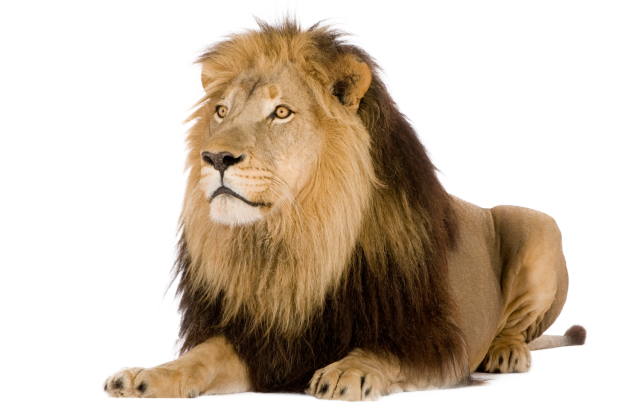
#> input picture Examples/lion.png, 640 x 419 px
$ jupyter execute --allow-errors Fast-Fourier-Transforms.ipynb   (shell and % lines are left out)
#> lines starting #> are read from the running program, lines starting #| are printed output that depends on the picture
# Fast Fourier Transforms (FFT)

In this set of exercises, we are going to go through several examples of how to use FFTs for "practical" applications.

Table of Contents
1. [Introduction]()
   1. [Additional resources]()
   1. [Real Life Applications ]()
1. [Technical details for the FFT algorithms and functions that we are going to use]()
   1. [Import libraries]()
   1. [Basic examples of fftpack usage]()
1. [Hands on applications of FFT]()
   1. [Simple sine wave function]()
   1. [Noisy sine function]()
   1. [Two dimensional Fourier Transform]()
1. [Examples using wav files]()
   1. [Importing and manipulating WAV files]()
1. [Digital Image Processing: Making an image blurry using FFT]()

## Introduction

As discussed in the lecture, the FFT is a discrete Fourier transform algorithm that samples a signal over a period of time and divides it into its frequency components.

Somewhat separately, Fourier analysis converts a dignal from its orginal domain into a frequency domain representation. FFT rapidly computes the transformation by factoring the descrete Fourier matrix into a product of sparse factors.

### Additional resources
* [Youtube video](https://www.youtube.com/watch?v=Qm84XIoTy0s) that goes into a lot of great detail and example
* [An Interactive Guide To The Fourier Transform](https://betterexplained.com/articles/an-interactive-guide-to-the-fourier-transform/): this is a great website that breaks down what the Fourier transform is and how it is used

### Real Life Applications
*Where is the Fourier Transform used in the real world?*
* sound wave analysis
* image data analysis
* digital image processing
* computer -assisted image processing
* Edge detection
    (when you take a picture and you want to outline a person or something and transfer it to another image)

## Technical details for the FFT algorithms and functions that we are going to use

Rather than write our own "full" FFT (we already wrote a basic version in the [Fourier Transforms and Analysis](https://github.com/UChicagoPhysics/PHYS250/blob/master/Examples/Fourier-Transforms-Analysis.ipynb) notebook) we are going to use a very standard set of libraries from `scipy`:

* [scipy.fftpack](https://docs.scipy.org/doc/scipy/reference/fftpack.html)

This provides highly optimized code the performs FFT and inverse FFT, for example:

~~~~
fft(x[, n, axis, overwrite_x])   Return discrete Fourier transform of real or complex sequence.
ifft(x[, n, axis, overwrite_x])  Return discrete inverse Fourier transform of real or complex sequence.
~~~~

We will use these codes below. But first let's get our hands a bit dirty.

### Import the usual libraries

[cell 1]
import numpy as np
import matplotlib.pyplot as plt
import matplotlib.cm as cm

### Basic examples of `fftpack` usage

Here is an example of `fft` and `ifft`

[cell 2]
from scipy.fftpack import fft, ifft

x = np.array([1.0, 2.0, 1.0, -1.0, 1.5])
y = fft(x) # fft Return discrete Fourier transform of real or complex sequence.
y

[cell 3]
yinv = ifft(y) #Return discrete inverse Fourier transform of real or complex sequence.
yinv

----
# DISCUSSION

1. What do you notice about the return values?
1. How does this relate to the details of (F)FT's that we discussed already?
1. Where does this come from?
----

`fftfreq` returns sample frequency points:

>Return the Discrete Fourier Transform sample frequencies.
>
>The returned float array f contains the frequency bin centers in cycles per unit of the sample spacing (with zero at the start). For instance, if the sample spacing is in seconds, then the frequency unit is cycles/second.
>
>Given a window length n and a sample spacing d

https://docs.scipy.org/doc/numpy/reference/generated/numpy.fft.fftfreq.html

[cell 4]
from scipy.fftpack import fftfreq

freq = fftfreq(8, 0.125)
freq

## Hands on applications of FFT

Here we plot the fast fourier transform (FFT) of the sum of two sine waves. We will import the libraries again since this is a long notebook and I don't want you to forget what we're doing!

[cell 5]
from scipy.fftpack import fft

# Number of sample points
N = 6000

# sample spacing
T = 1.0 / 2000.0                           ## Define a sampling frequency

# "Spatial" coordinates
x = np.linspace(0.0, N*T, N)              ## Range given by number of points times spatial sampling frequency
print("x = ")
#print(x)

# "Frequency" coordinates
xf = np.linspace(0.0, 1.0/(2.0*T), N//2)  ## Range given by inverse of the spatial sampling frequency
print("xf = ")
#print(xf)

----
# DISCUSSION
1. Why are we defining the linear space this way?
1. How are `x` and `xf` related?
----

### Simple sine wave function

[cell 6]
# Function that we want to tranform
a = np.sin(50.0 * 2.0*np.pi*x)
b = 0.5*np.sin(80.0 * 2.0*np.pi*x)
c = 0.5*np.sin(160.0 * 2.0*np.pi*x)
y = a+b+c

Now compute the FFT using the `fftpack` library

[cell 7]
# Fast Fourier Transform
yf = fft(y)

Plot the FFT

[cell 8]
# Plot both the function and the FFT
fig,axs = plt.subplots(ncols=1, nrows=2, figsize=(12,10))

axs[0].plot(x,y)                                 ## This is the function itself
axs[1].plot(xf, 2./N * np.abs(yf[0:N//2]))       ## This is its tranform
plt.grid()
plt.show()
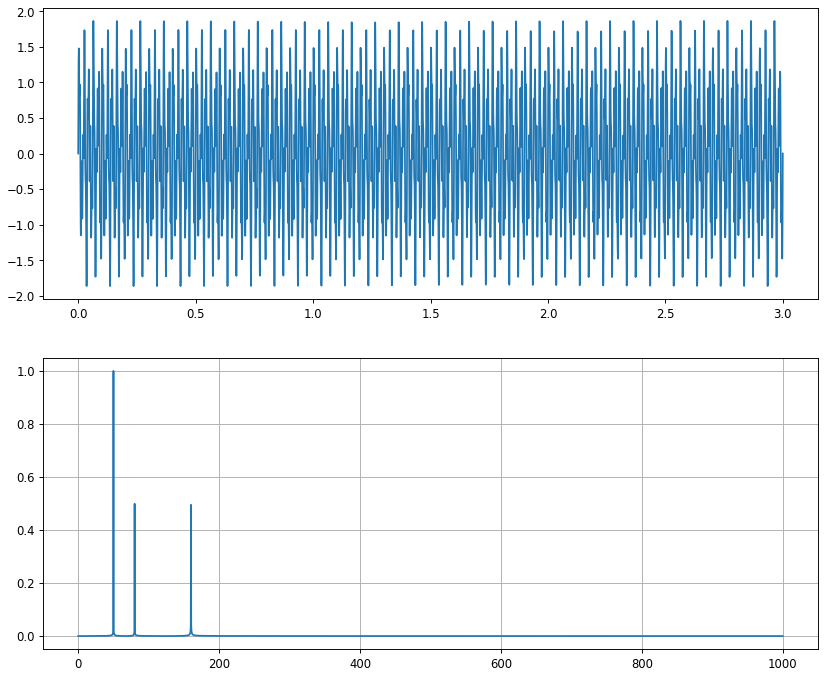
#> figure drawn by matplotlib, 2 panels; panel 1: curve peaks at x = 2.76, y = 1.86; panel 2: curve peaks at x = 50.02, y = 0.999

----
# DISCUSSION
1. What are some features of the FFT spectrum that you plotted?
----

## Noisy sine function

[cell 9]
# Seed the random number generator
np.random.seed(1234)

time_step = 0.02
period = 5.

time_vec = np.arange(0, 20, time_step)
sig = (np.sin(2 * np.pi / period * time_vec)
       + 0.5 * np.random.randn(time_vec.size))

plt.figure(figsize=(6, 5))
plt.plot(time_vec, sig, label='Original signal')
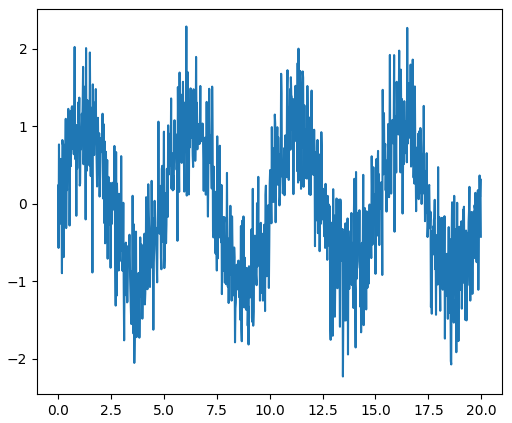
#> figure drawn by matplotlib, 1 panel; curve peaks at x = 6.06, y = 2.29

[cell 10]
# The FFT of the signal
sig_fft = fft(sig)

# And the power (sig_fft is of complex dtype)
power = np.abs(sig_fft)

# The corresponding frequencies
sample_freq = fftfreq(sig.size, d=time_step)

# Plot the FFT power
plt.figure(figsize=(6, 5))
plt.plot(sample_freq, power)
plt.xlim(-1,3)
plt.xlabel('Frequency [Hz]')
plt.ylabel('power')

# Find the peak frequency: we can focus on only the positive frequencies
pos_mask = np.where(sample_freq > 0)
freqs = sample_freq[pos_mask]
peak_freq = freqs[power[pos_mask].argmax()]

# Check that it does indeed correspond to the frequency that we generate
# the signal with
np.allclose(peak_freq, 1./period)

# An inner plot to show the peak frequency
axes = plt.axes([0.55, 0.3, 0.3, 0.5])
plt.title('Peak frequency')
plt.plot(freqs[:8], power[:8])
plt.setp(axes, yticks=[])
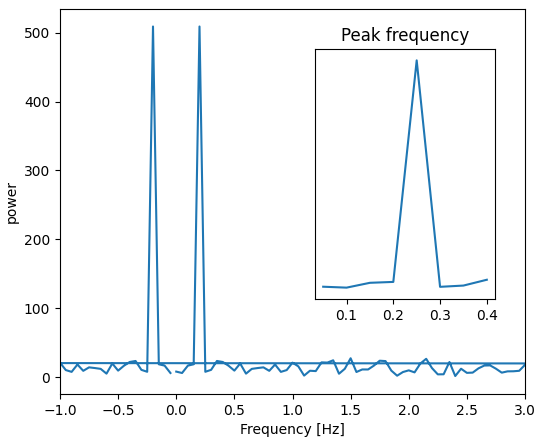
#> figure drawn by matplotlib, 2 panels

[cell 11]
peak_freq

### Remove all the high frequencies

We now remove all the high frequencies and transform back from frequencies to signal.

[cell 12]
high_freq_fft = sig_fft.copy()
high_freq_fft[np.abs(sample_freq) > peak_freq*2] = 0
filtered_sig = ifft(high_freq_fft)

plt.figure(figsize=(6, 5))
plt.plot(time_vec, sig, label='Original signal')
plt.plot(time_vec, filtered_sig, linewidth=3, label='Filtered signal')
plt.xlabel('Time [s]')
plt.ylabel('Amplitude')

plt.legend(loc='best')

plt.show()
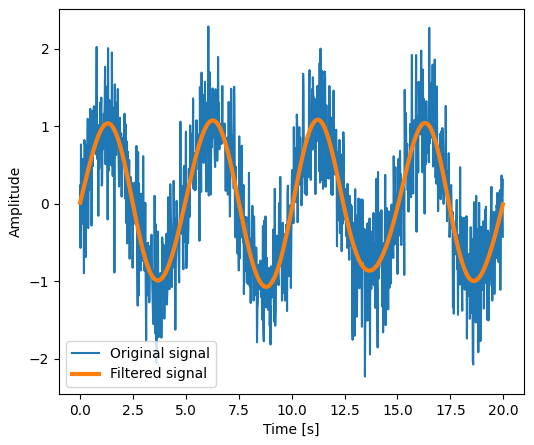
#> figure drawn by matplotlib, 1 panel; curve peaks at x = 6.06, y = 2.29; curve peaks at x = 11.24, y = 1.09

## Two dimensional Fourier Transform

The following example demonstrates a 2-dimensional inverse fast fourier transform.

[cell 13]
from scipy.fftpack import ifftn

----
# DISCUSSION
1. Look in the `fftpack` documentation and discuss what this library does
----

[cell 14]
N = 30
f, ((ax1, ax2, ax3), (ax4, ax5, ax6)) = plt.subplots(2, 3, sharex='col', sharey='row')

xf = np.zeros((N,N))

xf[0, 5]   = 1
xf[0, N-5] = 1

Z = ifftn(xf)

ax1.imshow(xf, cmap=cm.Reds)
ax4.imshow(np.real(Z), cmap=cm.gray)

xf = np.zeros((N, N))
xf[5, 0]   = 1
xf[N-5, 0] = 1

Z = ifftn(xf)

ax2.imshow(xf, cmap=cm.Reds)
ax5.imshow(np.real(Z), cmap=cm.gray)

xf = np.zeros((N, N))
xf[5, 10]     = 1
xf[N-5, N-10] = 1

Z = ifftn(xf)

ax3.imshow(xf, cmap=cm.Reds)
ax6.imshow(np.real(Z), cmap=cm.gray)

plt.show()
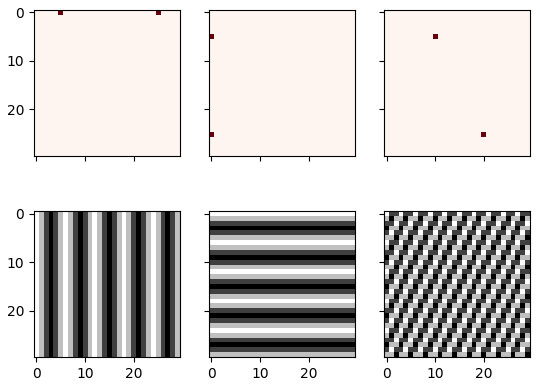
#> figure drawn by matplotlib, 6 panels

2-D Fourier Transforms are used in image processing. They are used to see peaks of spacial frequencies of repeated texture in images such as finger prints!

----
# DISCUSSION
1. What happens when you change the spacing of the pixels?
1. What happens when you add more?
----

## Examples using wav files

Downloaded wav files from [here](http://www.wavsource.com/sfx/sfx3.htm).
More websites available to get wav files [here](https://www.thefreesite.com/Free_Sounds/Free_WAVs/)
Also [here](https://www.audiocheck.net/audiofrequencysignalgenerator_sinetone.php)

Think about a mechanic who takes a sound sample of an engine and then relies on a machine to analyze that sample, looking for potential engine problems. The diagnostic can find some problems and visual inspection can find others, but sometimes the sound of an engine reveals issues that you can’t find in any other way.

### Importing and manipulating WAV files

[cell 15]
from scipy.io import wavfile as wav

What does this do? What are the blue lines at the bottom?

According to [the FFT documentation from `numpy`](https://docs.scipy.org/doc/numpy-1.15.0/reference/routines.fft.html):

> If `A = fft(a, n)`, then `A[0]` contains the zero-frequency term (the sum of the signal), which is always purely real for real inputs. Then `A[1:n/2]` contains the positive-frequency terms, and `A[n/2+1:]` contains the negative-frequency terms, in order of decreasingly negative frequency. For an even number of input points, `A[n/2]` represents both positive and negative Nyquist frequency, and is also purely real for real input. For an odd number of input points, `A[(n-1)/2]` contains the largest positive frequency, while `A[(n+1)/2]` contains the largest negative frequency. The routine `np.fft.fftfreq(n)` returns an array giving the frequencies of corresponding elements in the output. The routine `np.fft.fftshift(A)` shifts transforms and their frequencies to put the zero-frequency components in the middle, and `np.fft.ifftshift(A)` undoes that shift.

> When the input a is a time-domain signal and `A = fft(a)`, `np.abs(A)` is its amplitude spectrum and `np.abs(A)**2` is its power spectrum. The phase spectrum is obtained by `np.angle(A)`.

Let's read in the waveforms from the `WAV` files:

#> (a cell that did not finish here is left out)

Compute the FFT

#> (a cell that did not finish here is left out)

[cell 18]
fig,axes = plt.subplots(ncols=2, nrows=4, figsize=(20,18))

colorA = 'C1'
colorB = 'C2'

# Plot the waveforms themselves
#> (the rest of this cell did not finish here and is left out)

This code reads a .wav file and solves the Fourier transform!
The output displays the strongest detected frequencies over time. The blue lines at the bottom are the extra noise of the signal.

## Digital Image Processing: Making an image blurry using FFT

Here is a "clear" example on how 2-D FFT applictions are applied to images.

[cell 19]
img = plt.imread('lion.png')
#> img is the input picture: shape (419, 640, 4) float32; mean R, G, B, A 0.251, 0.197, 0.138, 0.407
plt.figure()
plt.imshow(img)

[cell 20]
# First a 1-D  Gaussian
t = np.linspace(-10, 10, 30)
bump = np.exp(-0.1*t**2)
bump /= np.trapezoid(bump) # normalize the integral to 1

# make a 2-D kernel out of it
kernel = bump[:, np.newaxis] * bump[np.newaxis, :]

Padded fourier transform, with the same shape as the image

We use `scipy.signal.fftpack.fft2` to have a 2D FFT

[cell 21]
from scipy import fftpack

kernel_ft = fftpack.fft2(kernel, shape=img.shape[:2], axes=(0, 1))
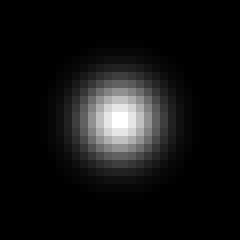
#> kernel: shape (30, 30) float64 (shown 8 times larger); min 3.12e-11, max 0.0148, mean 0.00111; drawn with min black and max white

img_ft = fftpack.fft2(img, axes=(0, 1))

img2_ft = kernel_ft[:, :, np.newaxis] * img_ft # the 'newaxis' is to match to color direction
img2 = fftpack.ifft2(img2_ft, axes=(0, 1)).real
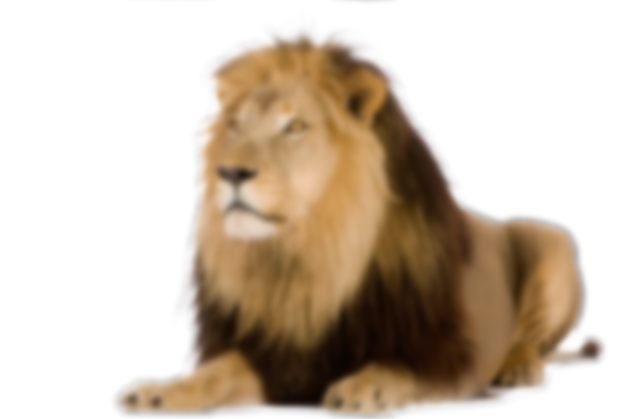
#> img2: shape (419, 640, 4) float64; mean of channels 0, 1, 2, 3 0.251, 0.197, 0.138, 0.407; transparent parts drawn white

img2 = np.clip(img2, 0, 1) # clip values to range

# plot
plt.figure()
plt.imshow(img2)

$ run again, with Examples/Normal_vs_ODR.png copied over Examples/lion.png
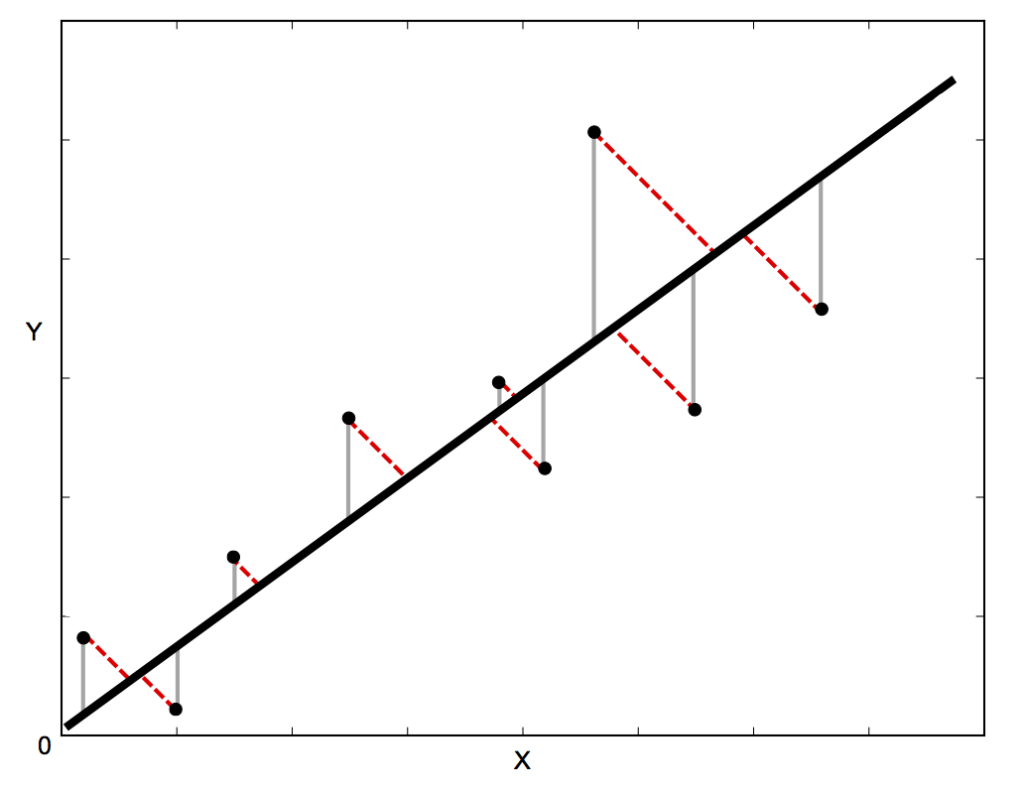
#> input picture Examples/Normal_vs_ODR.png, 1024 x 797 px
#> img is the input picture: shape (797, 1024, 4) float32; mean R, G, B, A 0.977, 0.975, 0.975, 1
#> `img2 = fftpack.ifft2(img2_ft, axes=(0, 1)).real`:
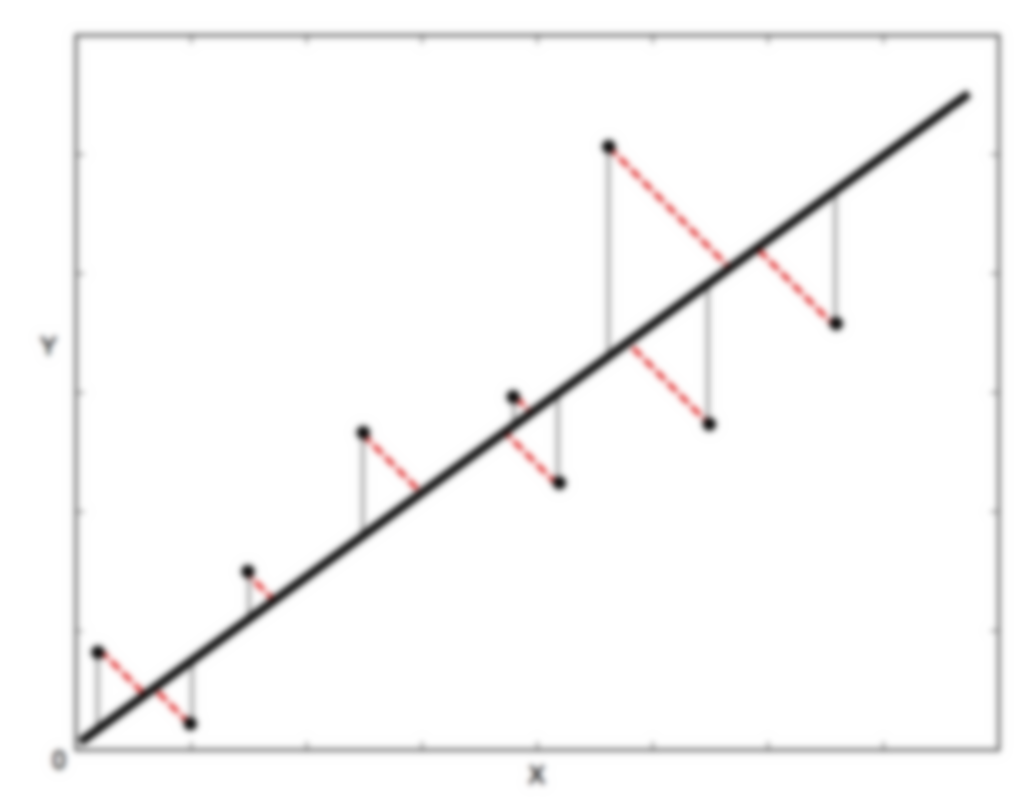
#> img2: shape (797, 1024, 4) float64; mean of channels 0, 1, 2, 3 0.977, 0.975, 0.975, 1; drawn as R, G, B
